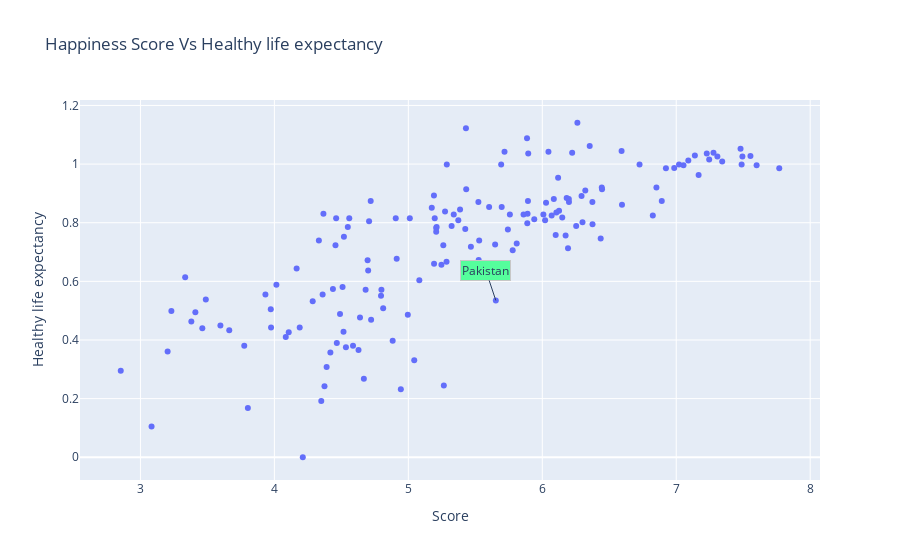

The code cell stored with this chart in its notebook:
### Code cell
fig=px.scatter(df, x='Score', y='Healthy life expectancy', 
               hover_data=['Country or region'],
               title='Happiness Score Vs Healthy life expectancy (WHO) report 2019')
fig.add_annotation(x=5.653, y=0.535, text='Pakistan',
                   bgcolor='#55fe9c',bordercolor='#c7c7c7')
coor=df['Score'].corr(df['Healthy life expectancy'])
print('Correlation of Score and Social Support:',coor )
fig.show()

### Figure 1 — Plotly figure (JSON) as saved in the notebook; plotly's stock layout.template omitted (floating-point values rounded to 4 significant figures; data arrays with more than 128 entries replaced by an {"elided": "..."} marker saying what was removed)
{"data": [{"customdata": {"elided": "156x1 str values"}, "hovertemplate": "Score=%{x}<br>Healthy life expectancy=%{y}<br>Country or region=%{customdata[0]}<extra></extra>", "legendgroup": "", "marker": {"color": "#636efa", "symbol": "circle"}, "mode": "markers", "name": "", "orientation": "v", "showlegend": false, "type": "scatter", "x": {"elided": "156 float values"}, "xaxis": "x", "y": {"elided": "156 float values"}, "yaxis": "y"}], "layout": {"annotations": [{"bgcolor": "#55fe9c", "bordercolor": "#c7c7c7", "text": "Pakistan", "x": 5.653, "y": 0.535}], "legend": {"tracegroupgap": 0}, "title": {"text": "Happiness Score Vs Healthy life expectancy"}, "xaxis": {"anchor": "y", "domain": [0, 1], "title": {"text": "Score"}}, "yaxis": {"anchor": "x", "domain": [0, 1], "title": {"text": "Healthy life expectancy"}}}}
